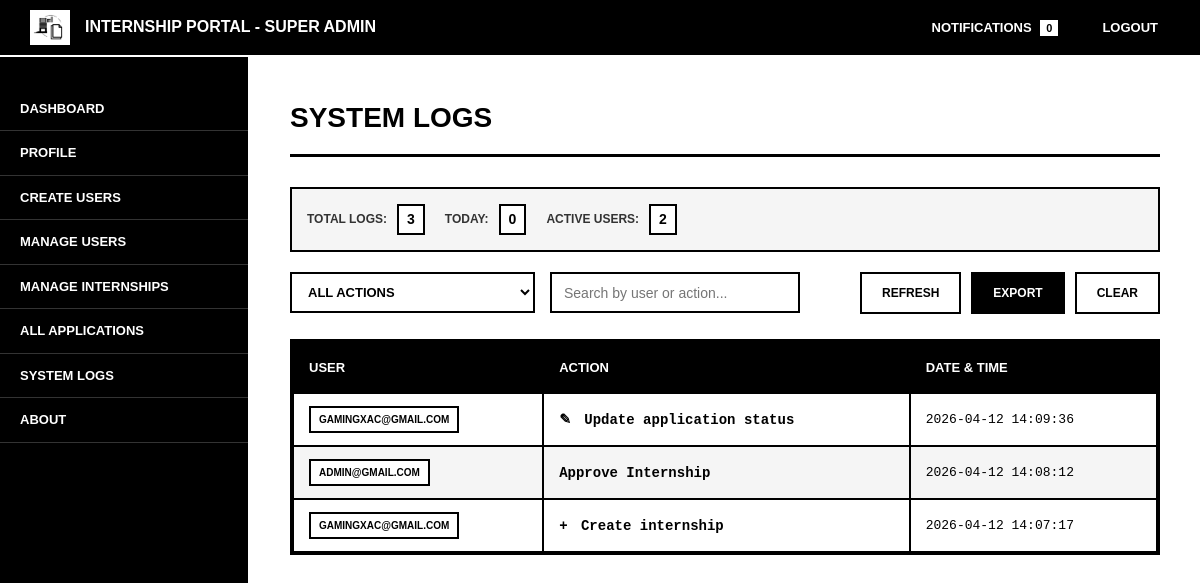
Screenshot of /superadmin/system_logs.php (signed in) with the database file from the repository.
### tables this page shows
CREATE TABLE `system_logs` (
  `log_id` int(11) NOT NULL,
  `user_id` int(11) DEFAULT NULL,
  `action` varchar(255) NOT NULL,
  `description` text DEFAULT NULL,
  `created_at` timestamp NOT NULL DEFAULT current_timestamp()
);

CREATE TABLE `users` (
  `user_id` int(11) NOT NULL,
  `email` varchar(255) NOT NULL,
  `password_hash` varchar(255) DEFAULT NULL,
  `user_type` enum('admin','staff','intern','superadmin') NOT NULL,
  `verified` tinyint(1) DEFAULT 0,
  `created_at` timestamp NOT NULL DEFAULT current_timestamp(),
  `updated_at` timestamp NOT NULL DEFAULT current_timestamp() ON UPDATE current_timestamp(),
  `first_login` tinyint(1) DEFAULT 1,
  `reset_token` varchar(255) DEFAULT NULL,
  `token_expiry` datetime DEFAULT NULL,
  `status` enum('active','banned','suspended') DEFAULT 'active'
);

### includes/functions.php (called while the page is built, shortened)
<?php
function isSuperAdminUser($userType = null) {
    $userType = $userType ?? ($_SESSION['user_type'] ?? null);
    return $userType === 'superadmin';
}
function getAdminAreaLabel() {
    return isSuperAdminUser() ? 'Super Admin' : 'Admin';
}
?>

### superadmin/system_logs.php (the view, shortened to what this page needs)
<?php
require_once '../includes/functions.php';
$panelLabel = getAdminAreaLabel();
$stmt = $pdo->prepare("SELECT COUNT(*) FROM notifications WHERE user_id = ? AND is_read = 0");
$stmt->execute([$_SESSION['user_id']]);
$unread = $stmt->fetchColumn();
$page = isset($_GET['page']) ? max(1, (int) $_GET['page']) : 1;
$limit = 50;
$offset = ($page - 1) * $limit;
$stmt = $pdo->query("
    SELECT l.*, u.email
    FROM system_logs l
    LEFT JOIN users u ON l.user_id = u.user_id
    ORDER BY l.created_at DESC
    LIMIT $limit OFFSET $offset
");
$logs = $stmt->fetchAll();
$totalStmt = $pdo->query("SELECT COUNT(*) FROM system_logs");
$totalLogs = $totalStmt->fetchColumn();
$today = date('Y-m-d');
$todayStmt = $pdo->prepare("SELECT COUNT(*) FROM system_logs WHERE DATE(created_at) = ?");
$todayStmt->execute([$today]);
$todayCount = $todayStmt->fetchColumn();
$uniqueUsersStmt = $pdo->query("SELECT COUNT(DISTINCT user_id) FROM system_logs WHERE user_id IS NOT NULL");
$uniqueUsers = $uniqueUsersStmt->fetchColumn();
function getActionClass($action)
{
    $action = strtolower($action);
    if (strpos($action, 'create') !== false) {
        return 'action-create';
    }
    if (strpos($action, 'update') !== false) {
        return 'action-update';
    }
    return '';
}
?>
<!DOCTYPE html>
<html>
<head>
    <link rel="stylesheet" href="../assets/css/system.css">
    <link rel="stylesheet" href="../assets/css/responsive.css">
</head>
<body>
<div class="topnav">
    <div class="logo-section">
        <img src="../assets/img/logo.png" alt="Logo">
        <h4>Internship Portal - <?= htmlspecialchars($panelLabel) ?></h4>
    </div>
    <div class="topnav-right">
        <a href="notifications.php">
            Notifications <span class="badge"><?= $unread ?></span>
        </a>
        <a href="../logout.php">Logout</a>
    </div>
</div>
<div class="wrapper">
    <div class="sidebar">
        <a href="index.php">Dashboard</a>
        <a href="profile.php">Profile</a>
        <a href="create_users.php">Create Users</a>
        <a href="manage_users.php">Manage Users</a>
        <a href="manage_internships.php">Manage Internships</a>
        <a href="applications.php">All Applications</a>
        <a href="system_logs.php" class="active">System Logs</a>
        <a href="about.php">About</a>
    </div>
    <div class="main-content">
        <h2>System Logs</h2>
        <div class="logs-stats">
            <div class="stat-item">
                <span class="stat-label">Total Logs:</span>
                <span class="stat-value"><?= $totalLogs ?></span>
            </div>
            <div class="stat-item">
                <span class="stat-label">Today:</span>
                <span class="stat-value"><?= $todayCount ?></span>
            </div>
            <div class="stat-item">
                <span class="stat-label">Active Users:</span>
                <span class="stat-value"><?= $uniqueUsers ?></span>
            </div>
        </div>
        <div class="logs-controls">
            <div class="logs-filters">
                <select class="filter-select" id="actionFilter">
                    <option value="all">All Actions</option>
                </select>
                <input type="text" class="search-input" id="searchInput" placeholder="Search by user or action...">
            </div>
            <div class="logs-actions">
                <button class="btn-action btn-refresh" onclick="location.reload()">Refresh</button>
                <a href="export_logs.php" class="btn-action btn-export">Export</a>
                <a href="clear_logs.php" class="btn-action btn-clear" onclick="return confirm('Are you sure you want to clear logs? This action cannot be undone.');">Clear</a>
            </div>
        </div>
        <div class="table-container">
            <?php if (count($logs) > 0): ?>
            <table id="logsTable">
                <thead>
                    <tr>
                        <th>User</th>
                        <th>Action</th>
                        <th>Date & Time</th>
                    </tr>
                </thead>
                <tbody>
                    <?php foreach ($logs as $log): ?>
                    <tr data-action="<?= htmlspecialchars($log['action']) ?>">
                        <td>
                            <?php if ($log['email']): ?>
                                <span class="user-badge"><?= htmlspecialchars($log['email']) ?></span>
                            <?php else: ?>
                                <span class="user-badge user-system">SYSTEM</span>
                            <?php endif; ?>
                        </td>
                        <td>
                            <span class="action-log <?= getActionClass($log['action']) ?>">
                                <?= htmlspecialchars($log['action']) ?>
                            </span>
                        </td>
                        <td class="log-date"><?= date('Y-m-d H:i:s', strtotime($log['created_at'])) ?></td>
                    </tr>
                    <?php endforeach; ?>
                </tbody>
            </table>
            <?php else: ?>
            <div class="no-results">
                No system logs found.
            </div>
            <?php endif; ?>
        </div>
    </div>
</div>
</body>
</html>

### assets/css/system.css (style rules this page uses)
* { margin: 0; padding: 0; box-sizing: border-box; }
body { font-family: Arial, Helvetica, sans-serif; background-color: #ffffff; color: #000000; line-height: 1.5; min-height: 100vh; }
.topnav { background-color: #000000; color: #ffffff; padding: 10px 30px; display: flex; justify-content: space-between; align-items: center; border-bottom: 2px solid #ffffff; }
.logo-section { display: flex; align-items: center; gap: 15px; }
.logo-section img { max-width: 40px; height: auto; border: 2px solid #ffffff; }
.logo-section h4 { font-size: 16px; font-weight: bold; text-transform: uppercase; color: #ffffff; }
.topnav-right { display: flex; gap: 20px; }
.topnav-right a { color: #ffffff; text-decoration: none; font-size: 13px; font-weight: bold; text-transform: uppercase; padding: 5px 10px; border: 2px solid transparent; transition: all 0.3s ease; }
.badge { background-color: #ffffff; color: #000000; padding: 2px 6px; font-size: 11px; font-weight: bold; margin-left: 5px; }
.wrapper { display: flex; min-height: calc(100vh - 60px); }
.sidebar { width: 250px; background-color: #000000; color: #ffffff; padding: 30px 0; border-right: 2px solid #ffffff; flex-shrink: 0; }
.sidebar a { display: block; color: #ffffff; text-decoration: none; padding: 12px 20px; border-bottom: 1px solid #333333; text-transform: uppercase; font-size: 13px; font-weight: bold; transition: all 0.3s ease; }
.main-content { flex: 1; padding: 40px; background-color: #ffffff; overflow-y: auto; max-height: calc(100vh - 60px); }
.main-content h2 { font-size: 28px; font-weight: bold; text-transform: uppercase; margin-bottom: 30px; border-bottom: 3px solid #000000; padding-bottom: 15px; }
.logs-controls { display: flex; justify-content: space-between; align-items: center; margin-bottom: 25px; flex-wrap: wrap; gap: 15px; }
.logs-filters { display: flex; gap: 15px; flex-wrap: wrap; }
.filter-select { padding: 10px 12px; border: 2px solid #000000; background-color: #ffffff; font-size: 13px; text-transform: uppercase; font-weight: bold; border-radius: 0; min-width: 150px; }
.search-input { padding: 10px 12px; border: 2px solid #000000; background-color: #ffffff; font-size: 14px; color: #000000; border-radius: 0; min-width: 250px; }
.logs-actions { display: flex; gap: 10px; }
.btn-action { display: inline-block; padding: 10px 20px; text-decoration: none; font-weight: bold; text-transform: uppercase; font-size: 12px; border: 2px solid #000000; transition: all 0.3s ease; background-color: transparent; color: #000000; cursor: pointer; }
.btn-refresh { background-color: #ffffff; color: #000000; }
.btn-export { background-color: #000000; color: #ffffff; }
.btn-clear { background-color: #ffffff; color: #000000; }
.table-container { border: 2px solid #000000; overflow-x: auto; background-color: #ffffff; margin-bottom: 20px; }
table { width: 100%; border-collapse: collapse; min-width: 800px; }
th { background-color: #000000; color: #ffffff; font-weight: bold; text-transform: uppercase; font-size: 13px; padding: 15px; text-align: left; border: 2px solid #000000; }
td { padding: 12px 15px; border: 2px solid #000000; font-size: 14px; }
tr:nth-child(even) { background-color: #f5f5f5; }
.user-badge { display: inline-block; padding: 4px 8px; font-weight: bold; text-transform: uppercase; font-size: 10px; border: 2px solid #000000; background-color: #ffffff; color: #000000; }
.action-log { font-family: 'Courier New', monospace; font-weight: bold; }
.action-create { color: #000000; position: relative; }
.action-create::before { content: '+'; margin-right: 5px; font-weight: bold; }
.action-update { color: #000000; position: relative; }
.action-update::before { content: '✎'; margin-right: 5px; font-weight: bold; }
.log-date { font-family: 'Courier New', monospace; font-size: 13px; }
.logs-stats { display: flex; gap: 20px; margin-bottom: 20px; padding: 15px; border: 2px solid #000000; background-color: #f5f5f5; flex-wrap: wrap; }
.stat-item { display: flex; align-items: center; gap: 10px; }
.stat-label { font-weight: bold; text-transform: uppercase; font-size: 12px; color: #333333; }
.stat-value { font-weight: bold; font-size: 14px; padding: 3px 8px; border: 2px solid #000000; background-color: #ffffff; }

### rows the page displays
system_logs: user.email "GAMINGXAC@GMAIL.COM", action "Update application status", created_at "2026-04-12 14:09:36"
system_logs: user.email "ADMIN@GMAIL.COM", action "Approve Internship", created_at "2026-04-12 14:08:12"
system_logs: user.email "GAMINGXAC@GMAIL.COM", action "Create internship", created_at "2026-04-12 14:07:17"

### other values shown
$panelLabel "SUPER ADMIN"
$unread "0"
$totalLogs "3"
$todayCount "0"
$uniqueUsers "2"
